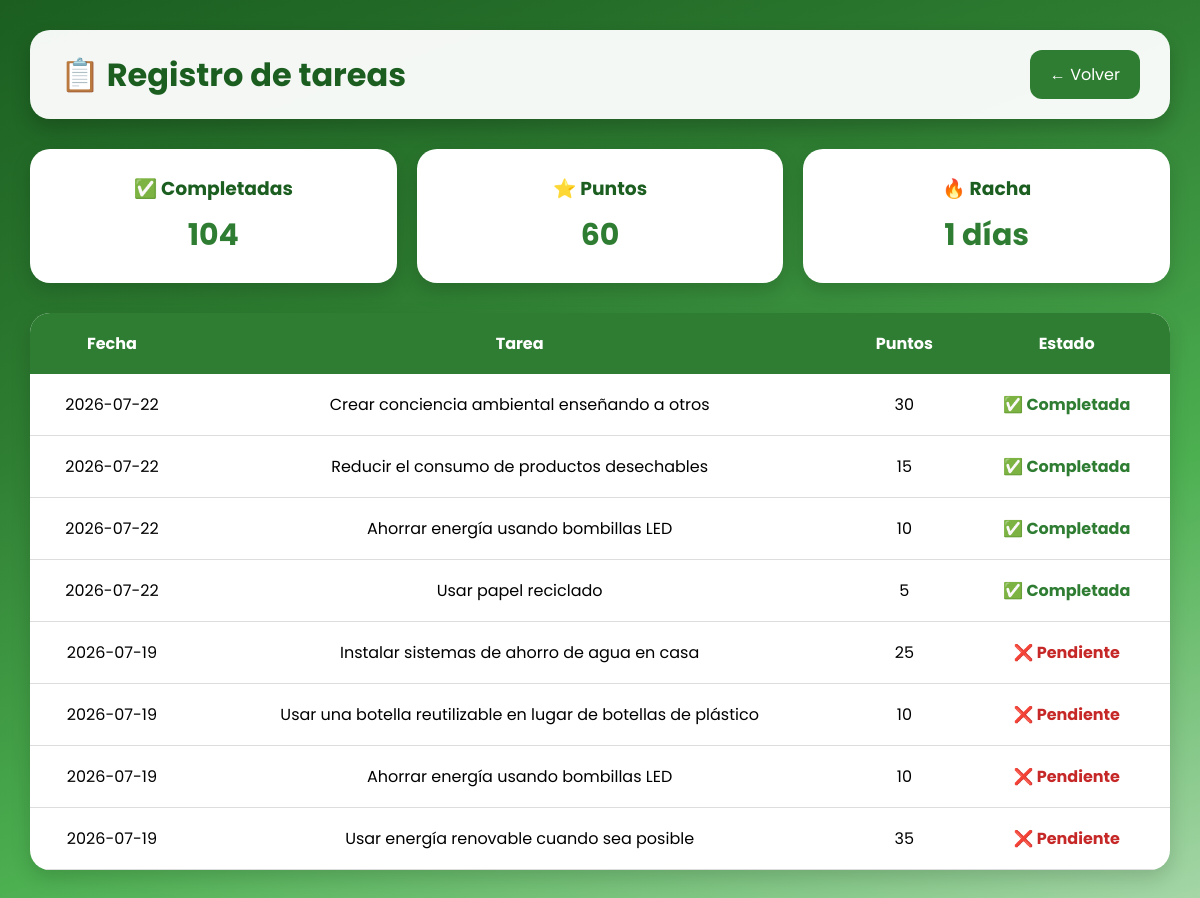
/tareas_reg (signed in), run on an earlier commit of the app's database.
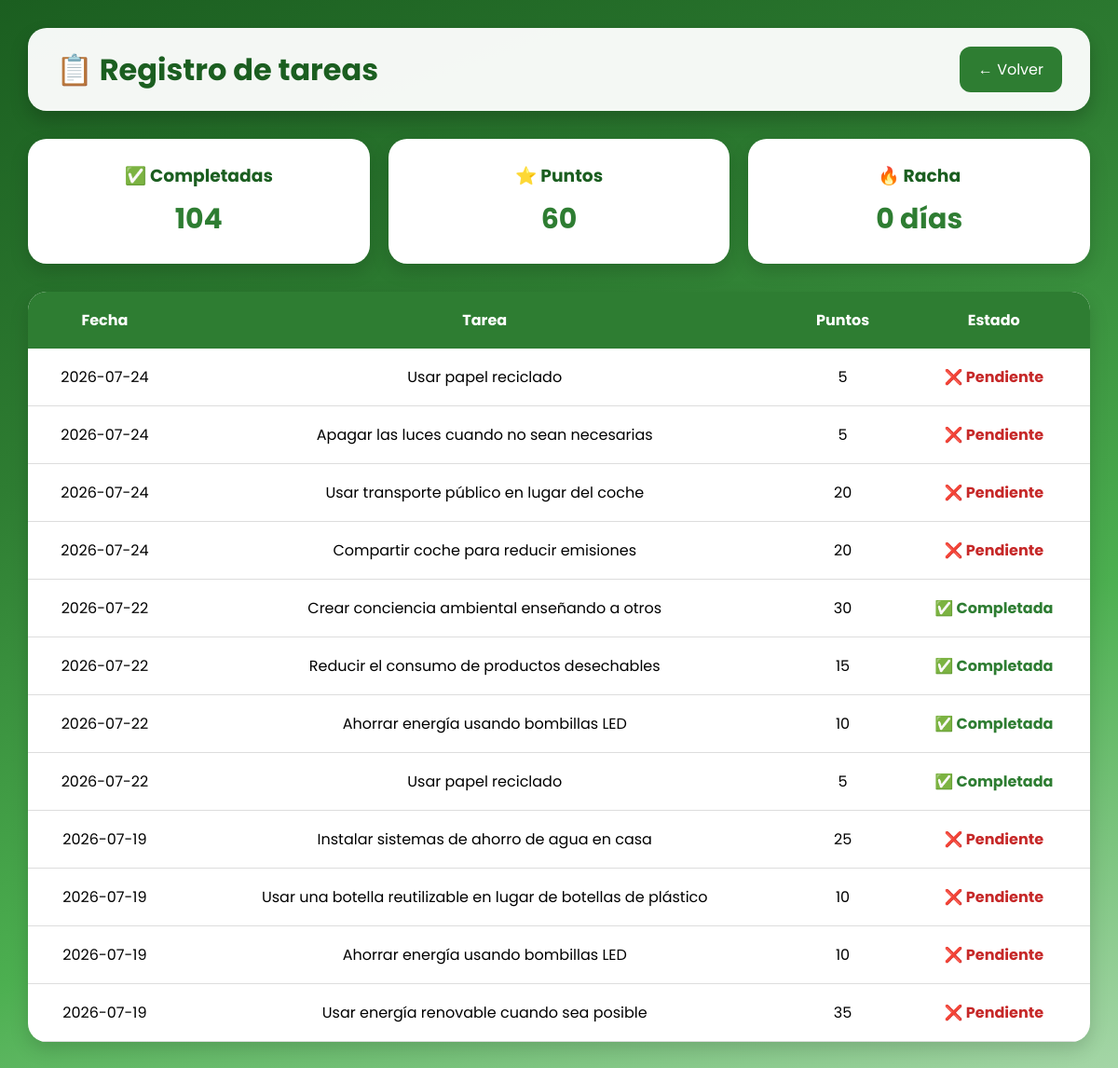
And on a later commit of the database.
### main.py (models this page shows, shortened)
class User(db.Model):
    id = db.Column(db.Integer, primary_key=True)
    email = db.Column(db.String(100), unique=True, nullable=False)
    password = db.Column(db.String(100), nullable=False)
    username = db.Column(db.String(100), nullable=True)
    points = db.Column(db.Integer, default=0)
    plant_name = db.Column(db.String(200), default=0)
    plant_type = db.Column(db.String(200), default=0)
    streak = db.Column(db.Integer, default=0)
    lvl = db.Column(db.Integer, default=0)
    impact = db.Column(db.Integer, default=0)

class Task(db.Model):
    id = db.Column(db.Integer, primary_key=True)
    user_id = db.Column(db.Integer, db.ForeignKey('user.id'), nullable=False)
    name = db.Column(db.String(100), nullable=False)
    points = db.Column(db.Integer, nullable=False)
    completed = db.Column(db.Boolean, default=False)
    date = db.Column(db.String(100), nullable=False)

### main.py (the view)
@app.route('/tareas_reg')
def tareas_reg():
    if 'user_id' not in session:
        return redirect('/')
    tareas = Task.query.filter_by(
        user_id=session['user_id']
    ).order_by(Task.date.desc()).all()
    return render_template(
        'registro.html',
        user=User.query.get(session['user_id']),
        tareas=tareas
    )

### templates/registro.html (shortened to what this page needs)
<!DOCTYPE html>
<html lang="es">
<head>
    <link rel="stylesheet" href="../static/css/registro.css">
</head>
<body>
<header class="encabezado">
    <h1>📋 Registro de tareas</h1>
    <a href="dashboard" class="volver">
        ← Volver
    </a>
</header>
<main class="contenedor">
    <section class="resumen">
        <div class="estadistica">
            <h3>✅ Completadas</h3>
            <p>{{ user.impact }}</p>
        </div>
        <div class="estadistica">
            <h3>⭐ Puntos</h3>
            <p>{{ user.points }}</p>
        </div>
        <div class="estadistica">
            <h3>🔥 Racha</h3>
            <p>{{ user.streak }} días</p>
        </div>
    </section>
    <section class="tabla">
        <table>
            <thead>
                <tr>
                    <th>Fecha</th>
                    <th>Tarea</th>
                    <th>Puntos</th>
                    <th>Estado</th>
                </tr>
            </thead>
            <tbody>
                {% for task in tareas %}
                <tr>
                    <td>{{ task.date }}</td>
                    <td>{{ task.name }}</td>
                    <td>{{ task.points }}</td>
                    <td>
                        {% if task.completed %}
                            <span class="completada">✅ Completada</span>
                        {% else %}
                            <span class="pendiente">❌ Pendiente</span>
                        {% endif %}
                    </td>
                </tr>
                {% endfor %}
            </tbody>
        </table>
    </section>
</main>
</body>
</html>

### static/css/registro.css (style rules this page uses)
* { margin:0; padding:0; box-sizing:border-box; font-family:'Poppins',sans-serif; }
body { min-height:100vh; background:linear-gradient(160deg,#1B5E20,#2E7D32,#4CAF50,#A5D6A7); padding:30px; }
.encabezado { max-width:1200px; margin:auto; margin-bottom:30px; background:rgba(255,255,255,.95); display:flex; justify-content:space-between; align-items:center; padding:20px 30px; border-radius:20px; box-shadow:0 10px 20px rgba(0,0,0,.2); }
.encabezado h1 { color:#1B5E20; }
.volver { text-decoration:none; background:#2E7D32; color:white; padding:12px 20px; border-radius:12px; transition:.3s; }
.contenedor { max-width:1200px; margin:auto; }
.resumen { display:flex; gap:20px; margin-bottom:30px; }
.estadistica { flex:1; background:white; padding:25px; text-align:center; border-radius:20px; box-shadow:0 8px 20px rgba(0,0,0,.15); }
.estadistica h3 { color:#1B5E20; margin-bottom:10px; }
.estadistica p { font-size:30px; font-weight:bold; color:#2E7D32; }
.tabla { background:white; border-radius:20px; overflow:hidden; box-shadow:0 8px 20px rgba(0,0,0,.15); }
table { width:100%; border-collapse:collapse; }
thead { background:#2E7D32; color:white; }
th { padding:18px; }
td { padding:18px; text-align:center; border-bottom:1px solid #ddd; }
.completada { color:#2E7D32; font-weight:bold; }
.pendiente { color:#C62828; font-weight:bold; }

What changed in the data, as far as the page shows it:
changed User: streak "1" → "0"
added Task: date "2026-07-24", name "Usar papel reciclado", points "5", completed "❌ Pendiente"
added Task: date "2026-07-24", name "Apagar las luces cuando no sean necesarias", points "5", completed "❌ Pendiente"
added Task: date "2026-07-24", name "Usar transporte público en lugar del coche", points "20", completed "❌ Pendiente"
added Task: date "2026-07-24", name "Compartir coche para reducir emisiones", points "20", completed "❌ Pendiente"
